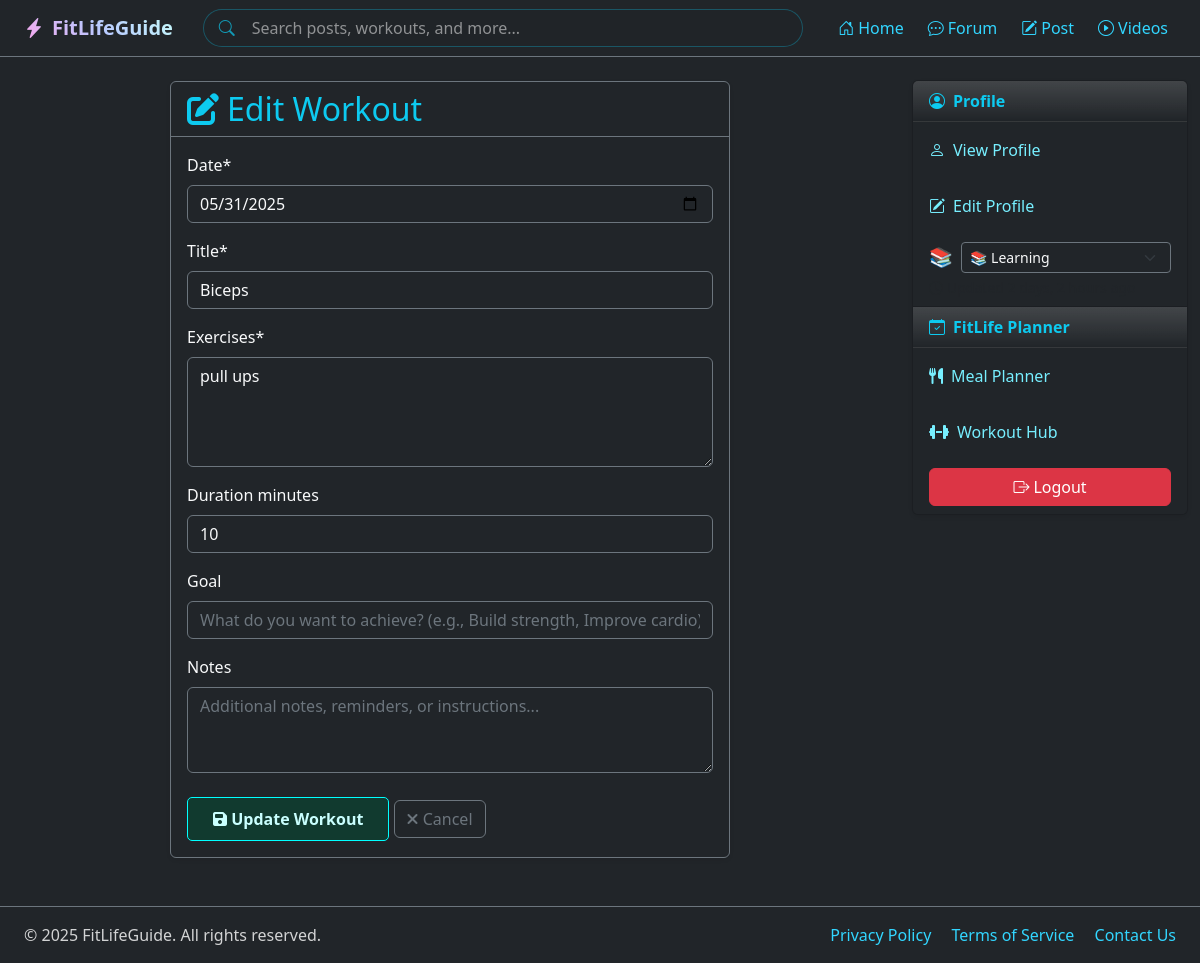
The app's page /edit-workout/3/ (signed in), older data.
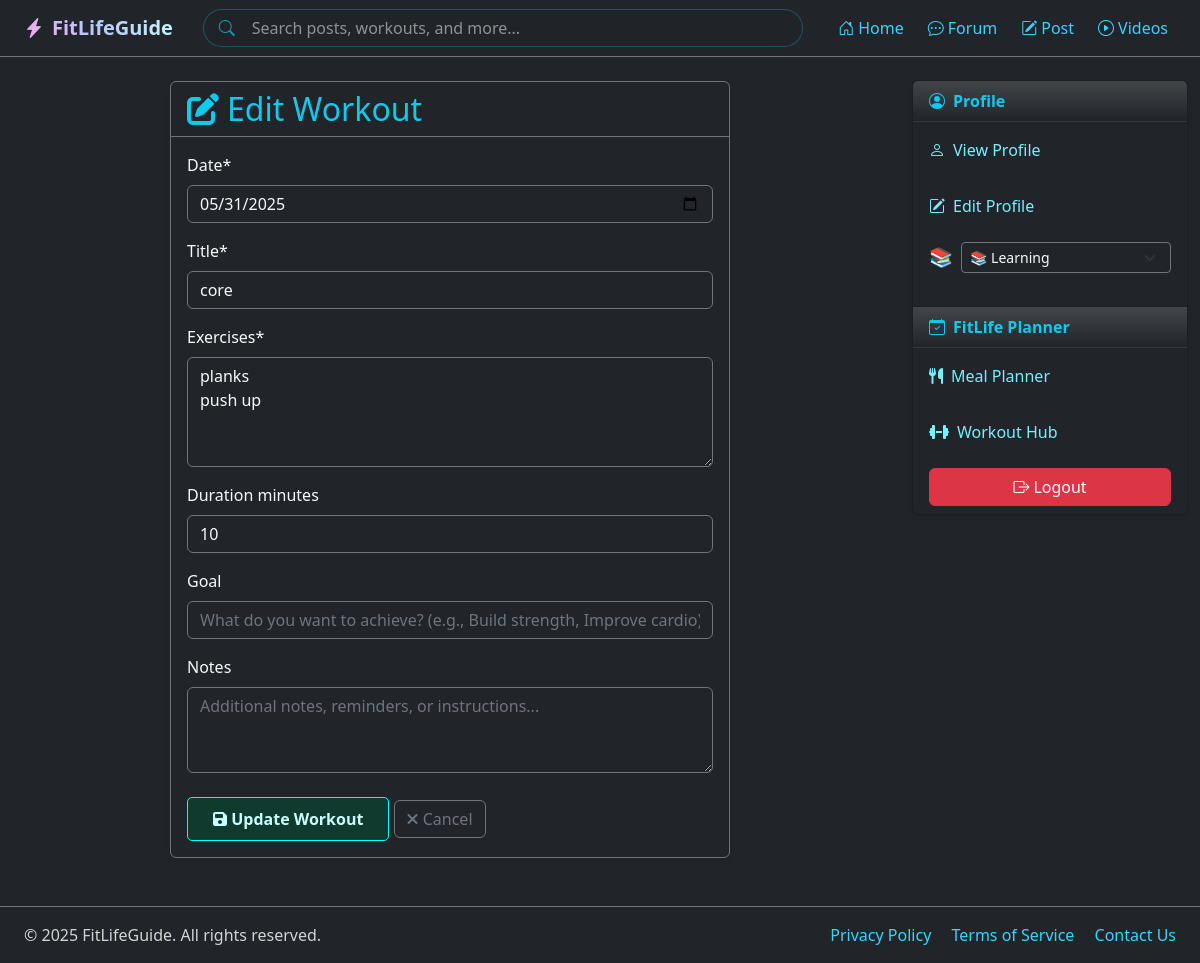
The same page, newer data.
### tools/models.py (models this page shows, shortened)
class WorkoutPlanner(models.Model):
    STATUS_CHOICES = [
        ('planned', 'Planned'),
        ('completed', 'Completed'),
        ('missed', 'Missed'),
    ]
    user = models.ForeignKey(User, on_delete=models.CASCADE, related_name='workouts')
    workout_plan = models.ForeignKey(WorkoutPlan, on_delete=models.CASCADE, related_name='entries')
    date = models.DateField()
    week_start = models.DateField(help_text="Start of the week")
    day_of_week = models.CharField(max_length=3, choices=WeekDay.choices)
    title = models.CharField(max_length=200)
    exercises = models.TextField()
    duration_minutes = models.PositiveIntegerField(null=True, blank=True)
    goal = models.CharField(max_length=100, blank=True)
    status = models.CharField(max_length=10, choices=STATUS_CHOICES, default='planned')
    notes = models.TextField(blank=True)
    class Meta:
        ordering = ['-date']

### tools/views.py (the view)
# urls.py: path('edit-workout/<int:workout_id>/', views.edit_workout, name='edit_workout'),
@login_required
def edit_workout(request, workout_id):
    workout = get_object_or_404(WorkoutPlanner, id=workout_id, user=request.user)
    if request.method == 'POST':
        form = WorkoutPlanForm(request.POST, instance=workout)
        if form.is_valid():
            workout = form.save(commit=False)
            workout_date = form.cleaned_data['date']
            workout.week_start = workout_date - timedelta(days=workout_date.weekday())
            workout.day_of_week = WeekDay.choices[workout_date.weekday()][0]
            workout.save()
            messages.success(request, 'Workout updated successfully!')
            return redirect('tools:workout_hub')
    else:
        form = WorkoutPlanForm(instance=workout)
    return render(request, 'tools/edit_workout.html', {
        'form': form,
        'workout': workout
    })

### tools/templates/tools/edit_workout.html (shortened to what this page needs)
{% extends 'mainpage/base.html' %}
{% load static %}
{% load crispy_forms_tags %}
{% block content %}
<div class="container py-4">
    <div class="row justify-content-center">
        <div class="col-md-8">
            <div class="card bg-dark border-secondary text-light shadow-sm">
                <div class="card-header bg-transparent border-secondary">
                    <h2 class="card-title mb-0 text-info">
                        <i class="fas fa-edit me-2"></i>Edit Workout
                    </h2>
                </div>
                <div class="card-body">
                    <form method="post">
                        {{ form|crispy }}
                        <div class="mt-4">
                            <button type="submit" class="btn btn-cyan">
                                <i class="fas fa-save"></i> Update Workout
                            </button>
                            <a href="{% url 'tools:workout_hub' %}" class="btn btn-outline-secondary">
                                <i class="fas fa-times"></i> Cancel
                            </a>
                        </div>
                    </form>
                </div>
            </div>
        </div>
    </div>
</div>
{% endblock %}

Row changes from the older to the newer data that the page shows:
changed WorkoutPlanner: title "Biceps" → "core"; exercises "pull ups" → "planks push up"
